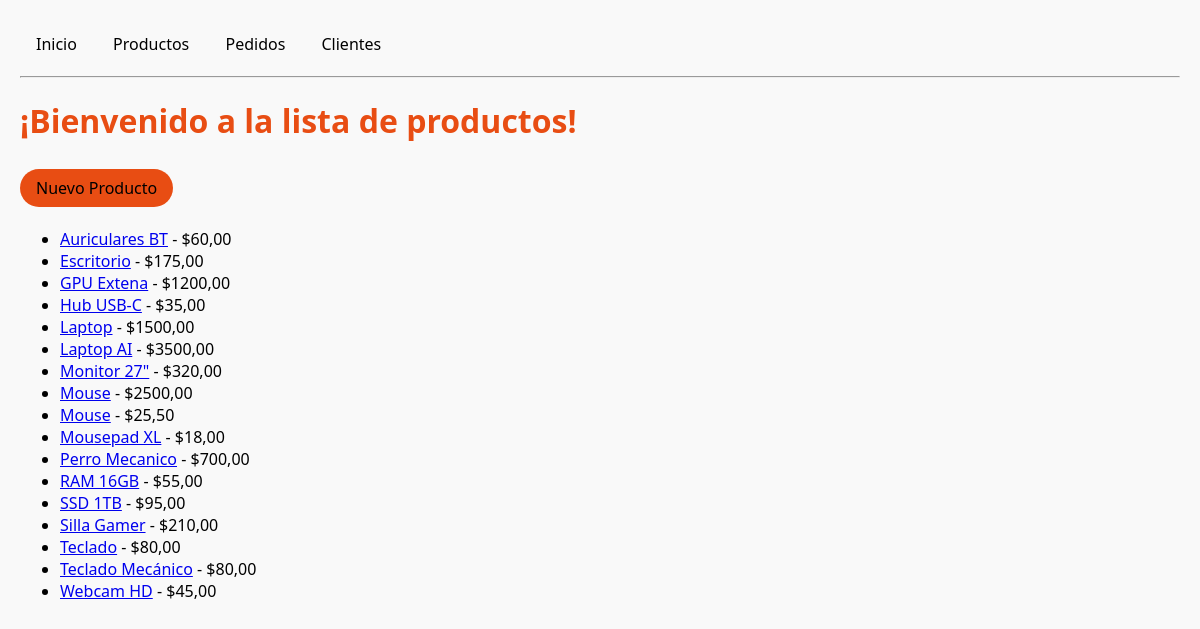
/productos/, run on an earlier commit of the app's database.
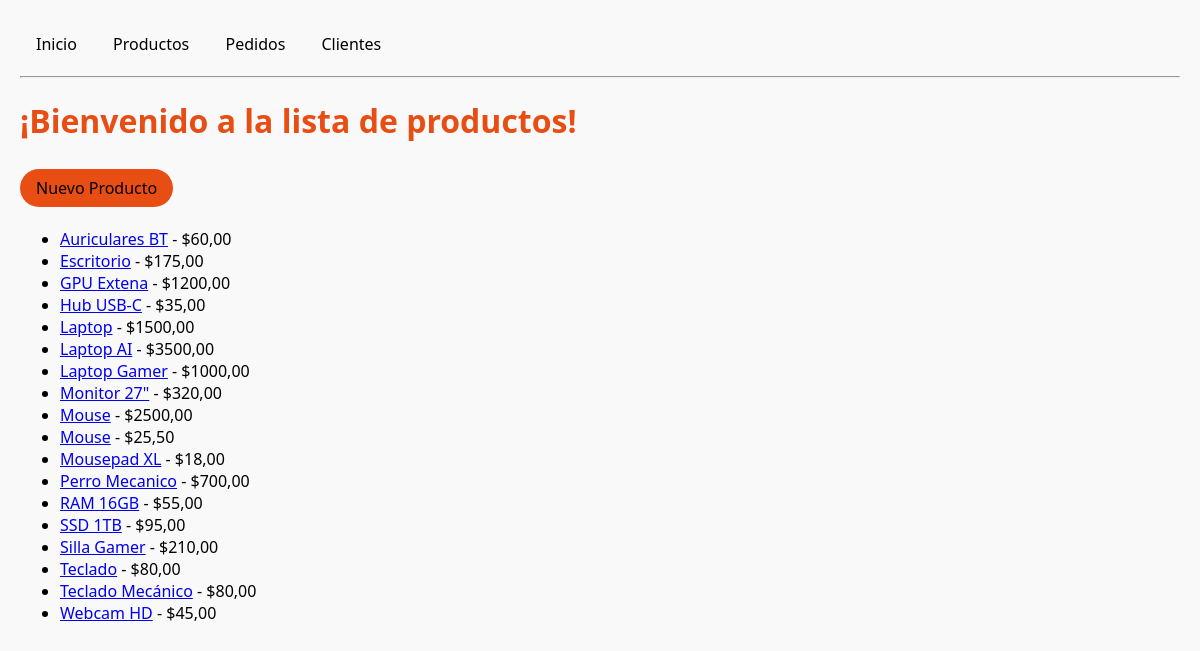
And on a later commit of the database.
### tienda/models.py (models this page shows, shortened)
class Producto(models.Model):
    nombre = models.CharField(max_length=100)
    descripcion = models.TextField()
    precio = models.DecimalField(max_digits=8, decimal_places=2)

### tienda/views.py (the view)
# urls.py: path("productos/", views.lista_productos, name="lista_productos"),
def lista_productos(request):
    productos = Producto.objects.all().order_by("nombre")
    return render(request, "tienda/lista_productos.html", {"productos": productos})

### tienda/templates/tienda/lista_productos.html (shortened to what this page needs)
{% extends "tienda/base.html" %}
{% block content %}
    <h1>¡Bienvenido a la lista de productos!</h1>
    <p>
        <a href="{% url 'tienda:crear_producto' %}" class="btn primary"> Nuevo Producto </a>
    </p>
    <ul>
        {% for p in productos%}
            <li>
                <a href="{% url 'tienda:detalle_producto' p.pk %}">{{p.nombre}}</a>
                - ${{p.precio|floatformat:2}}
            </li>
        {% endfor%}
{%endblock%}

What changed in the data, as far as the page shows it:
added Producto: nombre "Laptop Gamer", precio "1000,00"
